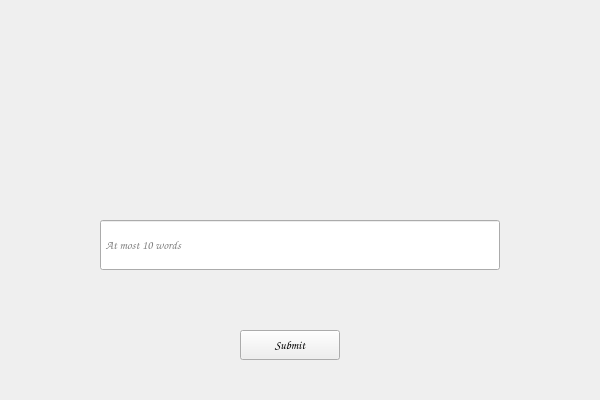
<?xml version="1.0" encoding="UTF-8"?>
<ui version="4.0">
 <class>signature</class>
 <widget class="QWidget" name="signature">
  <property name="geometry">
   <rect>
    <x>0</x>
    <y>0</y>
    <width>600</width>
    <height>400</height>
   </rect>
  </property>
  <property name="minimumSize">
   <size>
    <width>600</width>
    <height>400</height>
   </size>
  </property>
  <property name="maximumSize">
   <size>
    <width>600</width>
    <height>400</height>
   </size>
  </property>
  <property name="windowTitle">
   <string>Form</string>
  </property>
  <property name="styleSheet">
   <string notr="true">QWidget#widget{
	background-image: url(:/pic/background-login.png);
}</string>
  </property>
  <widget class="QWidget" name="widget" native="true">
   <property name="geometry">
    <rect>
     <x>0</x>
     <y>0</y>
     <width>600</width>
     <height>400</height>
    </rect>
   </property>
   <property name="minimumSize">
    <size>
     <width>600</width>
     <height>400</height>
    </size>
   </property>
   <property name="maximumSize">
    <size>
     <width>600</width>
     <height>400</height>
    </size>
   </property>
   <widget class="QLineEdit" name="lineEdit">
    <property name="geometry">
     <rect>
      <x>100</x>
      <y>220</y>
      <width>400</width>
      <height>50</height>
     </rect>
    </property>
    <property name="font">
     <font>
      <family>Comic Sans MS</family>
     </font>
    </property>
    <property name="placeholderText">
     <string> At most 10 words</string>
    </property>
   </widget>
   <widget class="QPushButton" name="pushButton">
    <property name="geometry">
     <rect>
      <x>240</x>
      <y>330</y>
      <width>100</width>
      <height>30</height>
     </rect>
    </property>
    <property name="font">
     <font>
      <family>Comic Sans MS</family>
     </font>
    </property>
    <property name="text">
     <string>Submit</string>
    </property>
   </widget>
   <widget class="QToolButton" name="toolButton">
    <property name="geometry">
     <rect>
      <x>550</x>
      <y>0</y>
      <width>50</width>
      <height>30</height>
     </rect>
    </property>
    <property name="text">
     <string/>
    </property>
    <property name="icon">
     <iconset resource="images.qrc">
      <normaloff>:/pic/iconmonstr-x-mark-5-240.png</normaloff>:/pic/iconmonstr-x-mark-5-240.png</iconset>
    </property>
    <property name="iconSize">
     <size>
      <width>30</width>
      <height>30</height>
     </size>
    </property>
    <property name="autoRaise">
     <bool>true</bool>
    </property>
   </widget>
  </widget>
 </widget>
 <resources>
  <include location="images.qrc"/>
 </resources>
 <connections/>
</ui>
